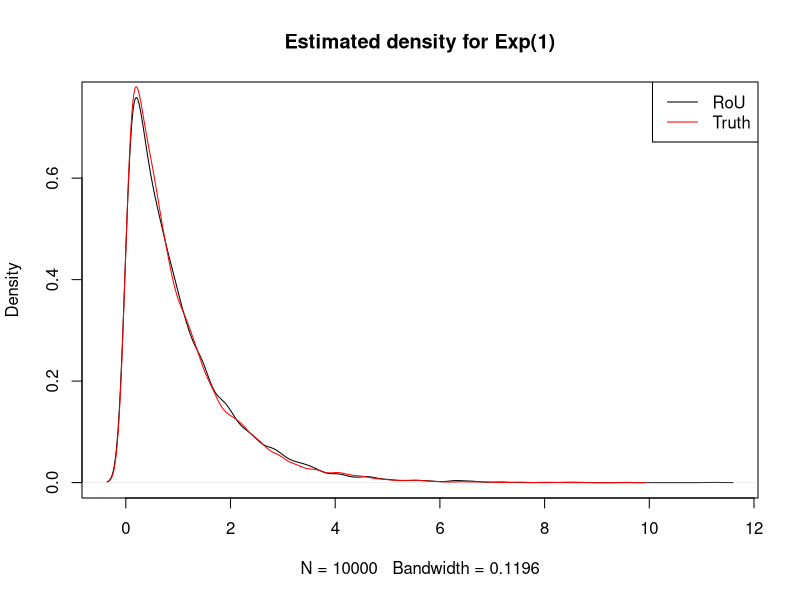
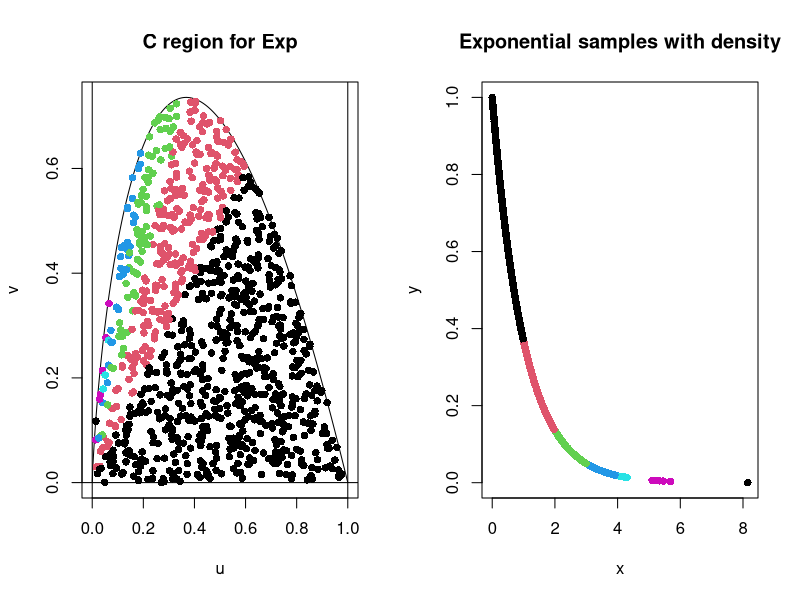
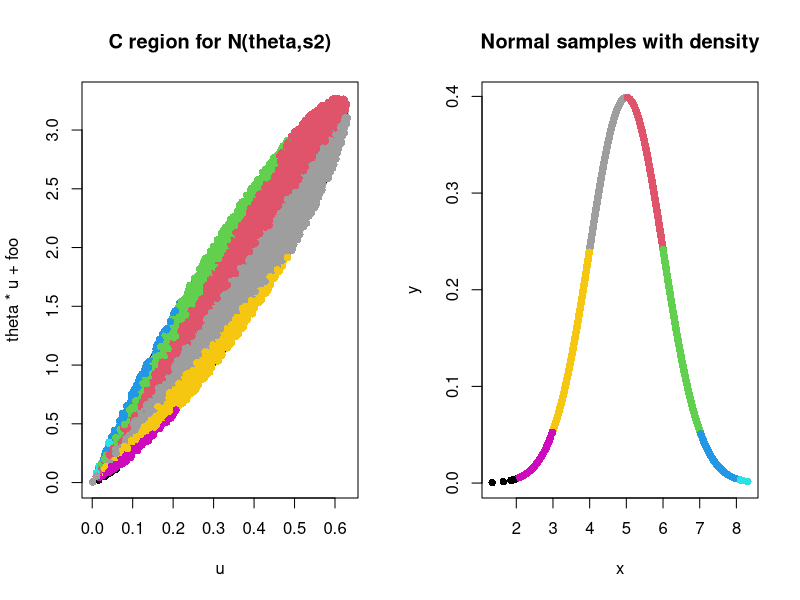
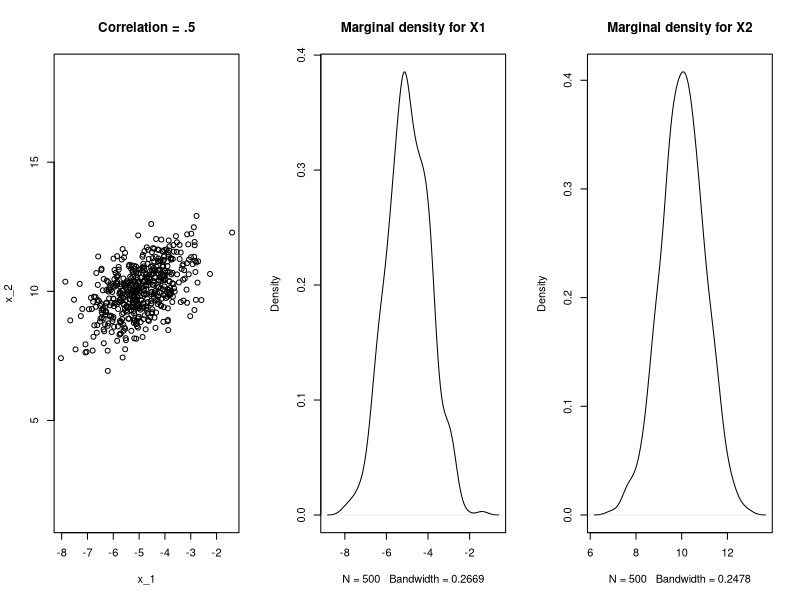
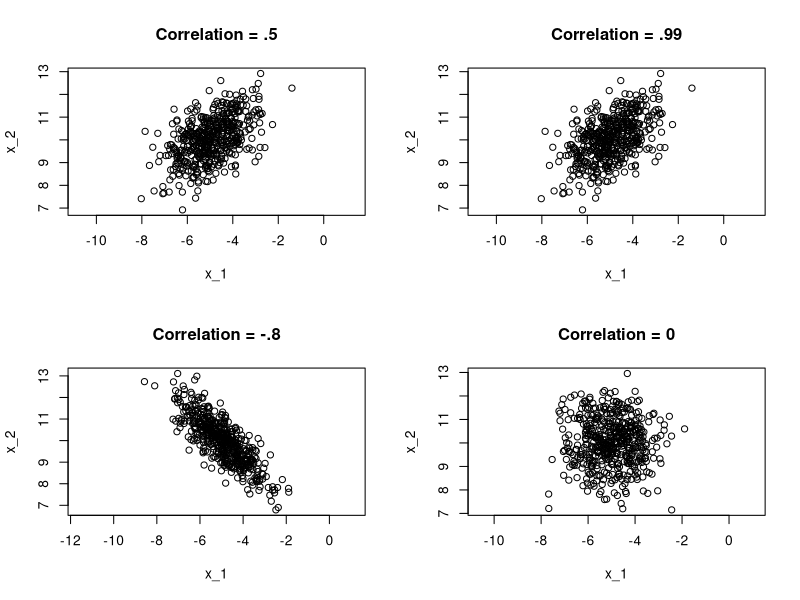

Source code (R) for these figures, in order:
########## LAB_3, Statistical Computing#########

### Question 1 ######
##################################################
### Ratio of Uniforms for Exp(1)
##################################################
set.seed(1)
# function to sample from the rectangle
drawFromRect <- function(a, b, c)
{
  u <- runif(1, min = 0, max = a)
  v <- runif(1, min = b, max = c)
  return(c(u,v))
}

# sqrt f function
sqrt.f <- function(x) {
  return(exp(-x/2))
  }

# Starting the process for Exp(1)
  a <-   1#fill from notes
  b <-  0 #fill from notes
  c <- 2/exp(1) #fill from notes
  prob.of.acceptance <- 1/(2*a*(c-b))  # true prob. of acceptance for AR

N <- 1e4 # number of samples
samp <- numeric(length = N)
i <- 1
counter <- 0  # to check acceptance
while(i <= N)
{
  counter <- counter + 1
  prop <- drawFromRect(a = a, b = b, c = c)
  vbyu <- prop[2]/prop[1]
  if( prop[1] <  sqrt.f( vbyu) )
  {
    samp[i] <- vbyu
      i <- i + 1
  }
}


plot(density(samp), main = "Estimated density for Exp(1)")
lines(density(rexp(1e4, 1)), col = "red")
legend("topright", col = c("black", "red"), lty = 1, legend = c("RoU", "Truth"))


(prob.of.acceptance)
# [1] 0.6795705

N/counter  # very close
# [1] 0.6796248

##################################################
 
### Question 2 ##########


##############################################
#### RoU region for exponetial
##############################################

# accept-reject from C
N <- 1e3
samples <- matrix(0, nrow = N, ncol = 2)
n <- 0
while(n < N)
{
  prop.u <- runif(1, min = 0, max = 1)
  prop.v <- runif(1, min = 0, max = 2/exp(1))
  if(prop.v <= -2*prop.u * log(prop.u))
  {
    n <- n+1
    samples[n, ] <- c(prop.u,prop.v)
  }
}

# define color based on regions
color <- 0
for(i in 1:10)
{
  color <- color + i*(samples[,2] > i*samples[,1] & samples[,2] < (i+1)*samples[,1])
}



# to plot the regions
u <- seq(0, 1, length = 1e4)  # b = 1
v <- -2*u * log(u)   #v = -2*u log(u)

# plot C with colors
par(mfrow = c(1,2))
plot(u, v, type = 'l', main = "C region for Exp")
abline(h = c(0, .8), v = c(0,1))
points(samples, col = color + 1, pch = 16)

x <- samples[,2]/samples[,1] # samples from Exp(1)
y <- dexp(x)
plot(x, y, col = color + 1, pch = 16, main = "Exponential samples with density")


##############################################
#### RoU region for N(theta, s2)
##############################################

theta <- 5
s2 <- 1

a <- 1/(2*pi*s2)^(.25)
foo <- (theta - sqrt(theta^2 + 8*s2))/(2*s2)
b <- foo * sqrt(dnorm(foo, theta, sqrt(s2)))

foo <- (theta + sqrt(theta^2 + 8*s2))/(2*s2)
c <- foo * sqrt(dnorm(foo, theta, sqrt(s2)))

N <- 5e3
samples <- matrix(0, nrow = N, ncol = 2)
n <- 0
while(n < N)
{
  prop.u <- runif(1, min = 0, max = a)
  prop.v <- runif(1, min = b, max = c)
  if(abs(prop.v - theta*prop.u) <= sqrt(-4* s2* prop.u^2 *(log(prop.u) + log(2*pi*s2)/4) ) )
  {
    n <- n+1
    samples[n, ] <- c(prop.u,prop.v)
  }
}

x <- samples[,2]/samples[,1]
z <- (x - theta)/sqrt(s2)
# define color based on regions
color <- 0
for(i in 0:3)
{
  color <- color + (i+1)*(z > i & z < (i+1) )
}
for(i in (-1:-3) )
{
  color <- color + (i+8)*(z > (i) & z < (i+1))
}


# to plot the regions
u <- seq(0.00001, (2*pi*s2)^(-.25), length = 1e3)
foo <-  sqrt(-4*s2*u^2 *(log(u) + log(2*pi*s2)/4))  

par(mfrow = c(1,2))
plot(u, theta * u + foo, type = 'l', main = "C region for N(theta,s2)", ylim = range(c(theta * u + foo, theta * u - foo)))
lines(u,theta * u - foo )

points(samples, col = color + 1, pch = 16)

y <- dnorm(x, mean = theta, sd = sqrt(s2))
plot(x, y, col = color + 1, pch = 16, main = "Normal samples with density")


####################################################
############### Question 3##########

####################################################################
## Generate from multivariate normal distribution
####################################################################
set.seed(1)
par(mfrow = c(2,2))

# Function produces samples from a multivariate normal
multinorm <- function(mu, Sigma, N = 5e2)
{
  # Eigenvalue (spectral) decomposition
  decomp <- eigen(Sigma)
  
  # Finding matrix square-root
  Sig.sq <- decomp$vectors %*% diag(decomp$values^(1/2)) %*% solve(decomp$vectors)
  
  samp <- matrix(0, nrow = N, ncol = 2)
  for(i in 1:N)
  {
    U1=runif(1)
    U2=runif(1)
    Z=c(sqrt(-2*log(U1))*cos(2*pi*U2),sqrt(-2*log(U1))*sin(2*pi*U2))
    samp[i,]=mu+Sig.sq%*%Z 
  }
  return(samp)
}

###
# First: Mean (-5, 10) and .5 correlation
mu <- c(-5,10)
Sigma <- matrix(c(1, .5, .5, 1), nrow = 2, ncol = 2)
samp <- multinorm(mu = mu, Sigma = Sigma)

par(mfrow = c(1,3))
plot(samp, asp = 1, main = "Correlation = .5", xlab = "x_1", ylab = "x_2")
plot(density(samp[,1]), main = "Marginal density for X1")
plot(density(samp[,2]), main = "Marginal density for X2")


par(mfrow = c(2,2))
plot(samp, asp = 1, main = "Correlation = .5", xlab = "x_1", ylab = "x_2")



### 
# Second: Mean (-5, 10) and .99 correlation
mu <- c(-5,10)
Sigma <- matrix(c(1, .99, .99, 1), nrow = 2, ncol = 2)
plot(samp, asp = 1, main = "Correlation = .99", xlab = "x_1", ylab = "x_2")

### 
# Third: Mean (-5, 10) and -.8 correlation
mu <- c(-5,10)
Sigma <- matrix(c(1, -.8, -.8, 1), nrow = 2, ncol = 2)
samp <- multinorm(mu = mu, Sigma = Sigma)
plot(samp, asp = 1, main = "Correlation = -.8", xlab = "x_1", ylab = "x_2")

### 
# Fourth: Mean (-5, 10) and no correlation
mu <- c(-5,10)
Sigma <- matrix(c(1, 0, 0, 1), nrow = 2, ncol = 2)
samp <- multinorm(mu = mu, Sigma = Sigma)
plot(samp, asp = 1, main = "Correlation = 0", xlab = "x_1", ylab = "x_2")
